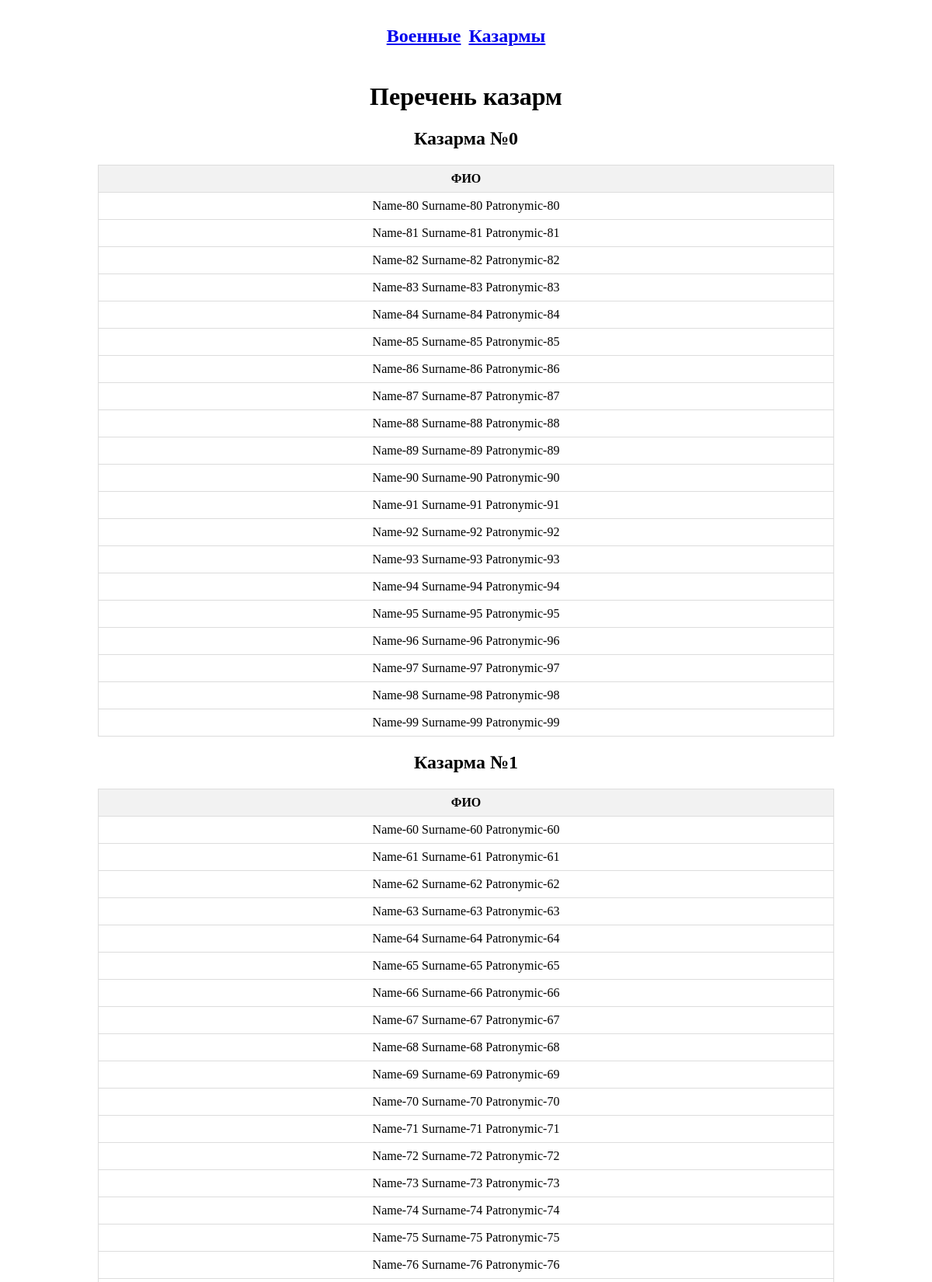
/barraks (upper part), run on the app's committed database.
### app/models.py (models this page shows)
class Barracks(models.Model):
    purpose_choise = [
        (1, "Для рядовых"),
        (2, "Для офицеров")
    ]
    number = models.IntegerField(verbose_name='Номер')
    capacity = models.IntegerField(verbose_name='Вместимость')
    purpose = models.IntegerField(choices=purpose_choise, default=1, verbose_name='Назначение')
    for_choise_barrak = ("Казарма №"+str(number))
    def __str__(self):
        return f'Казарма №{self.number}'
    class Meta:
        verbose_name = 'Казарма'
        verbose_name_plural = 'Казармы'

class Military(models.Model):
    name = models.CharField(max_length=255, verbose_name='Имя')
    surname = models.CharField(max_length=255, verbose_name='Фамилия')
    patronymic = models.CharField(max_length=255, verbose_name='Отчество')
    service_start_date = models.CharField(max_length=255, verbose_name='Начало службы')
    service_end_date = models.CharField(max_length=255, default='н.в.', verbose_name='Окончание службы')
    barracks_number = models.ForeignKey(Barracks, on_delete=models.PROTECT, verbose_name='Номер казармы')
    received_weapon = models.OneToOneField(Weapon, on_delete=models.PROTECT, verbose_name='Табельный номер оружия')
    def __str__(self):
        return f'{self.name} {self.surname} {self.patronymic}'
    class Meta:
        verbose_name = 'Военный'
        verbose_name_plural = 'Военные'

### app/views.py (the view)
# urls.py: path('barraks', barraks, name='barraks'),
def barraks(request):
    barracks_list = Barracks.objects.all()
    context = {
        'barracks': barracks_list,
    }
    return render(request, 'barraks.html', context)

### app/templates/barraks.html (shortened to what this page needs)
<!DOCTYPE html>
{% load static %}
<html lang="ru">
<head>
    <link rel="stylesheet" href="{% static 'css/styles.css' %}">
</head>
<body>
<div class="linkbar">
<a href="/" target="_self"><h2 align="center">Военные</h2></a>
<a href="/barraks" target="_self"><h2 align="center">Казармы</h2></a>
</div>
    <h1 align="center">Перечень казарм</h1>
{% for barracks in barracks %}
    <h2 align="center">{{ barracks }}</h2>
            <table >
                <thead>
                    <th>
                        ФИО
                    </th>
                </thead>
                <tbody>
                {% for military in barracks.military_set.all %}
                <tr ><td>{{ military }}</td></tr>
                {% endfor %}
                </tbody>
            </table>
        {% endfor %}
</body>
</html>

### static/css/styles.css (style rules this page uses)
.linkbar { display: flex; align-items: center; justify-content: center; }
.linkbar > a { margin: 5px; }
table { border-collapse: collapse; width: 80%; margin: 20px auto; }
th, td { border: 1px solid #ddd; padding: 8px; text-align: center; }
th { background-color: #f2f2f2; }

### data on the page
Barracks: number "Казарма №0"
Military: name+surname+patronymic "Name-80 Surname-80 Patronymic-80"
Military: name+surname+patronymic "Name-81 Surname-81 Patronymic-81"
Military: name+surname+patronymic "Name-82 Surname-82 Patronymic-82"
Military: name+surname+patronymic "Name-83 Surname-83 Patronymic-83"
Military: name+surname+patronymic "Name-84 Surname-84 Patronymic-84"
Military: name+surname+patronymic "Name-85 Surname-85 Patronymic-85"
Military: name+surname+patronymic "Name-86 Surname-86 Patronymic-86"
Military: name+surname+patronymic "Name-87 Surname-87 Patronymic-87"
Military: name+surname+patronymic "Name-88 Surname-88 Patronymic-88"
Military: name+surname+patronymic "Name-89 Surname-89 Patronymic-89"
Military: name+surname+patronymic "Name-90 Surname-90 Patronymic-90"
Military: name+surname+patronymic "Name-91 Surname-91 Patronymic-91"
Military: name+surname+patronymic "Name-92 Surname-92 Patronymic-92"
Military: name+surname+patronymic "Name-93 Surname-93 Patronymic-93"
Military: name+surname+patronymic "Name-94 Surname-94 Patronymic-94"
Military: name+surname+patronymic "Name-95 Surname-95 Patronymic-95"
Military: name+surname+patronymic "Name-96 Surname-96 Patronymic-96"
Military: name+surname+patronymic "Name-97 Surname-97 Patronymic-97"
Military: name+surname+patronymic "Name-98 Surname-98 Patronymic-98"
Military: name+surname+patronymic "Name-99 Surname-99 Patronymic-99"
Barracks: number "Казарма №1"
Military: name+surname+patronymic "Name-60 Surname-60 Patronymic-60"
Military: name+surname+patronymic "Name-61 Surname-61 Patronymic-61"
Military: name+surname+patronymic "Name-62 Surname-62 Patronymic-62"
Military: name+surname+patronymic "Name-63 Surname-63 Patronymic-63"
Military: name+surname+patronymic "Name-64 Surname-64 Patronymic-64"
Military: name+surname+patronymic "Name-65 Surname-65 Patronymic-65"
Military: name+surname+patronymic "Name-66 Surname-66 Patronymic-66"
Military: name+surname+patronymic "Name-67 Surname-67 Patronymic-67"
Military: name+surname+patronymic "Name-68 Surname-68 Patronymic-68"
Military: name+surname+patronymic "Name-69 Surname-69 Patronymic-69"
Military: name+surname+patronymic "Name-70 Surname-70 Patronymic-70"
Military: name+surname+patronymic "Name-71 Surname-71 Patronymic-71"
Military: name+surname+patronymic "Name-72 Surname-72 Patronymic-72"
Military: name+surname+patronymic "Name-73 Surname-73 Patronymic-73"
Military: name+surname+patronymic "Name-74 Surname-74 Patronymic-74"
Military: name+surname+patronymic "Name-75 Surname-75 Patronymic-75"
Military: name+surname+patronymic "Name-76 Surname-76 Patronymic-76"
